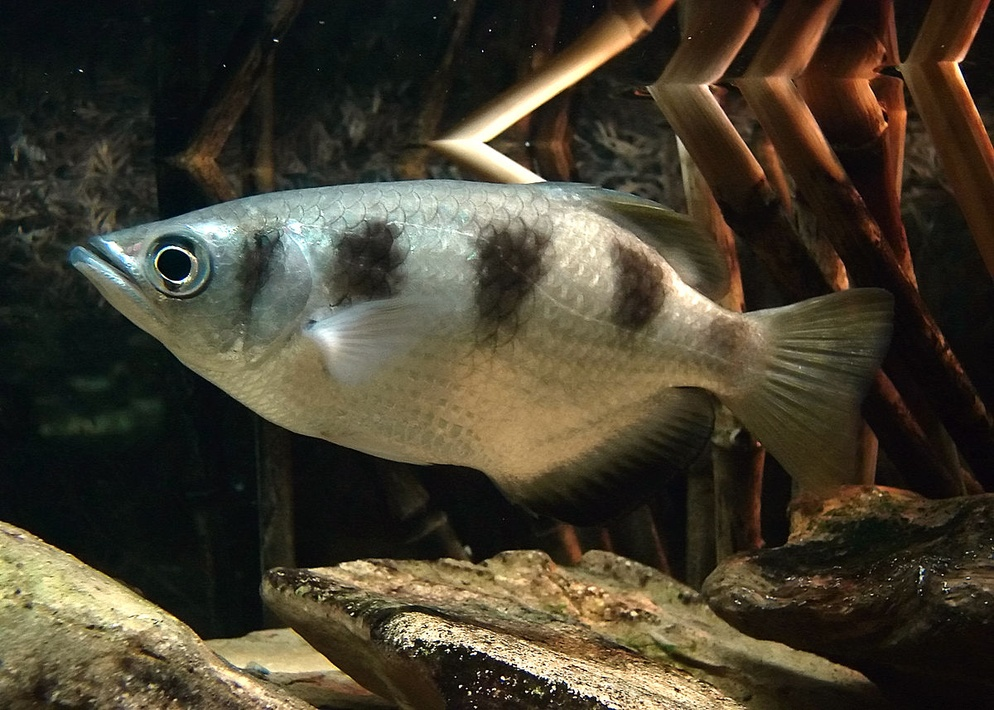
#> input picture archerfishtest.jpg, 994 x 710 px, shrunk from 1200 x 857 before the run
$ python canny_edgedetection.py --image archerfishtest.jpg
#> lines starting #> are read from the running program, lines starting #| are printed output that depends on the picture; after the words box and inside, x2 and y2 are one past the last pixel; in counts of white or black regions, pixels touching at a corner belong together
'''
Canny edge detector is a multistep process
Blur the image, compute sobel gradient,
supress edges, then hystseresis thresholding to
determine if a pixel is an edge or not.

Provides more crisp edges that have less noise
than the Laplacian or Sobel gradient images.
'''

import numpy as np
import argparse
import cv2

ap = argparse.ArgumentParser()
ap.add_argument("-i", "--image", required = True, help = "Path to the image")
args = vars(ap.parse_args())

image = cv2.imread(args["image"])
#> image is the input picture: shape (710, 994, 3); mean B, G, R 47.3, 63.1, 69.6
image = cv2.cvtColor(image, cv2.COLOR_BGR2GRAY)
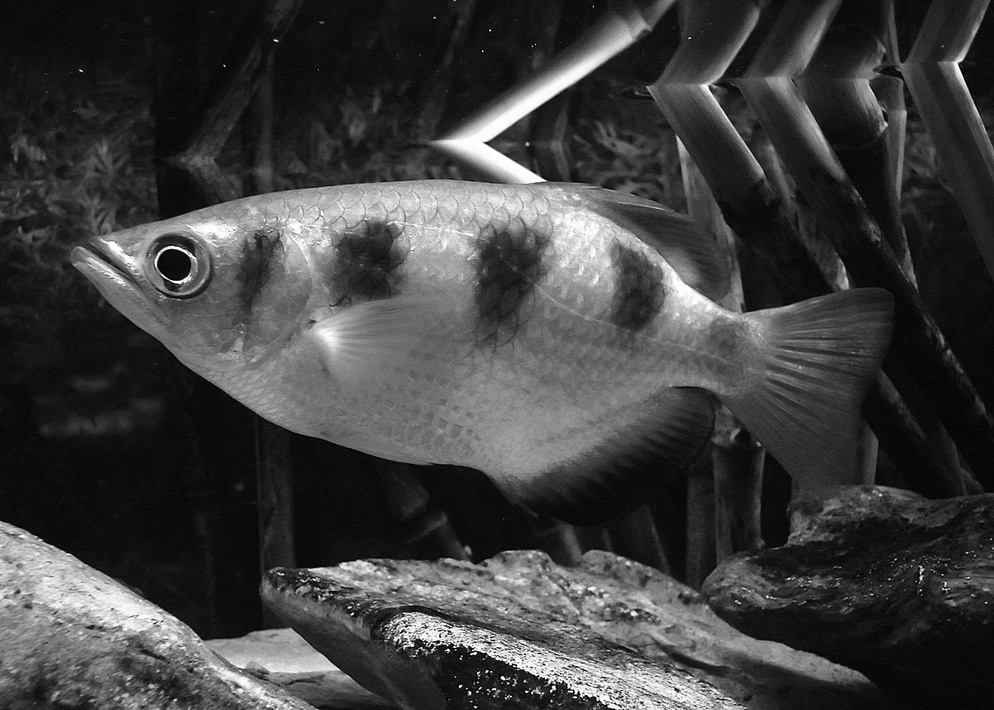
#> image: shape (710, 994); min 0, max 255, mean 63.2
image = cv2.GaussianBlur(image, (5, 5), 0)
cv2.imshow("Blurred", image)

# blurred image, threshold1, threshold2
# any gradient > threshold2 are edges
# any value < threshold1 not edges
canny = cv2.Canny(image, 30, 150)
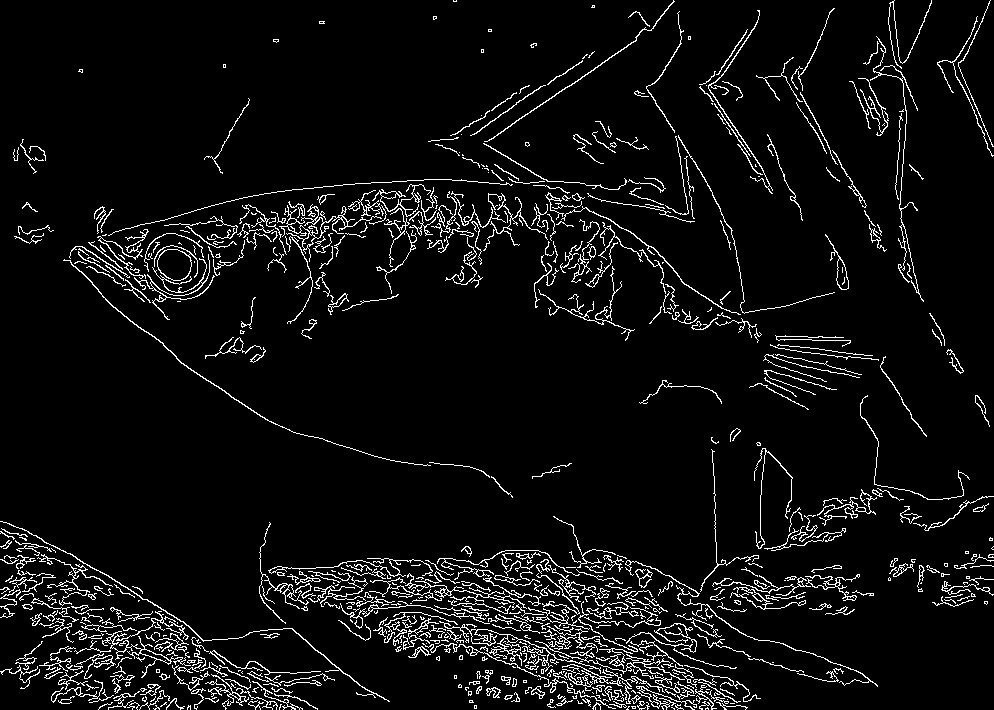
#> canny: shape (710, 994); 5.9% white in thin lines or dots
cv2.imshow("Canny", canny)
cv2.waitKey(0)
